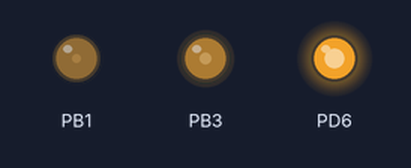
This program was run on a simulated ATmega328P, built with avr-gcc and emulated at 8 MHz. Parts: output pins drawn as LEDs (lit = HIGH).

Above: at 36.0 s.
Timing chart, 0 to 40.0 s (numbered marks = the images above):
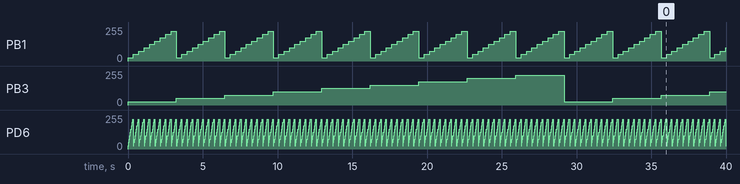

The program:

main.c
```c
/*
 * DA4_Task1.c
 *
 * Created: 3/31/2016 3:23:01 PM
 * Author : Michael
 */

#define F_CPU 8000000UL // frequency for delay functions

#include <util/delay.h> // library for _delay_ms() function
#include <avr/io.h> // library for I/O

void delay (); // function declaration for delay

int main(void)
{
	unsigned char i, j, k;
	// two variables to update 2nd and 3rd PWMs
	unsigned char second, third;
	DDRD = 0x40; // OC0A
	DDRB = 0x0A; // OC1A and OC2A
	// 3 variables being decremented to update 3 timers
	// initialize to 230 for 10% value of 255
	i = 230;
	j = 230;
	k = 230;
	// both counters for 2nd and 3rd PWM will start at 0
	second = 0;
	third = 0;
	OCR0A = 230; // 230 is 10% value of 255 when decrementing
	TCCR0A = 0xC1; // Phase Correct PWM, inverted
	TCCR0B = 0x03; // N = 64
	OCR1A = 230; // 230 is 10% value of 255 when decrementing
	TCCR1A = 0xC1; // Phase Correct PWM, inverted
	TCCR1B = 0x03; // N = 64
	OCR2A = 230; // 230 is 10% value of 255 when decrementing
	TCCR2A = 0xC1; // Phase Correct PWM, inverted
	TCCR2B = 0x04; // N = 64

    while (1) // loop forever
    {
		// update 3 PWM values at beginning of each loop
		// from delay of 40ms
		OCR0A = i;
		OCR1A = j;
		OCR2A = k;
		second++; // increment counter for 2nd PWM every time 1st is updated
		i = i-25; // increase duty cycle of PWM1 by 10%
		if(i < 30) // if duty cycle is more than 90% (inverted)
			i = 230; // reset duty cycle back to 10%
		if(second >= 9) { // if PWM1 reset duty cycle
			second = 0; // clear counter for PWM2
			third++; // increment counter for PWM3
			j = j-25; // increase duty cycle of PWM2 by 10%
			if(j < 30) // if duty cycle is more than 90% (inverted)
				j = 230; // reset duty cycle back to 10%
		}
		if(third >= 9) { // if PWM2 reset duty cycle
			third = 0; // clear counter for PWM3
			k = k-25; // increase duty cycle of PWM3 by 10%
			if(k < 30) // if duty cycle is more than 90% (inverted)
				k = 230; // reset duty cycle back to 10%
		}
		delay(); // delay for 40ms
	}
	return 0;
}

void delay () {
	int i;					// declare i for counter
	for(i = 0; i < 40; i++) {	// loop 40 times
		_delay_ms(1);		//	delay 1 ms
	}						// total delay = 40*1ms = 40ms
}
```

Measured:
- by itself, PB3: 0/255 → 25/255 at 0.00 s, → 50/255 3.2 s later, → 75/255 3.2 s later, → 100/255 3.2 s later, … (13 changes in this stretch)
- by itself, PB1: repeats every 3.2 s: 50/255 0.36 s, 75/255 0.36 s, 100/255 0.36 s, 125/255 0.36 s, 150/255 0.36 s, 175/255 0.36 s, 200/255 0.36 s, 225/255 0.36 s, 25/255 0.36 s
- by itself, PD6: repeats every 0.36 s: 50/255 0.04 s, 75/255 0.04 s, 100/255 0.04 s, 125/255 0.04 s, 150/255 0.04 s, 175/255 0.04 s, 200/255 0.04 s, 225/255 0.04 s, 25/255 0.04 s
